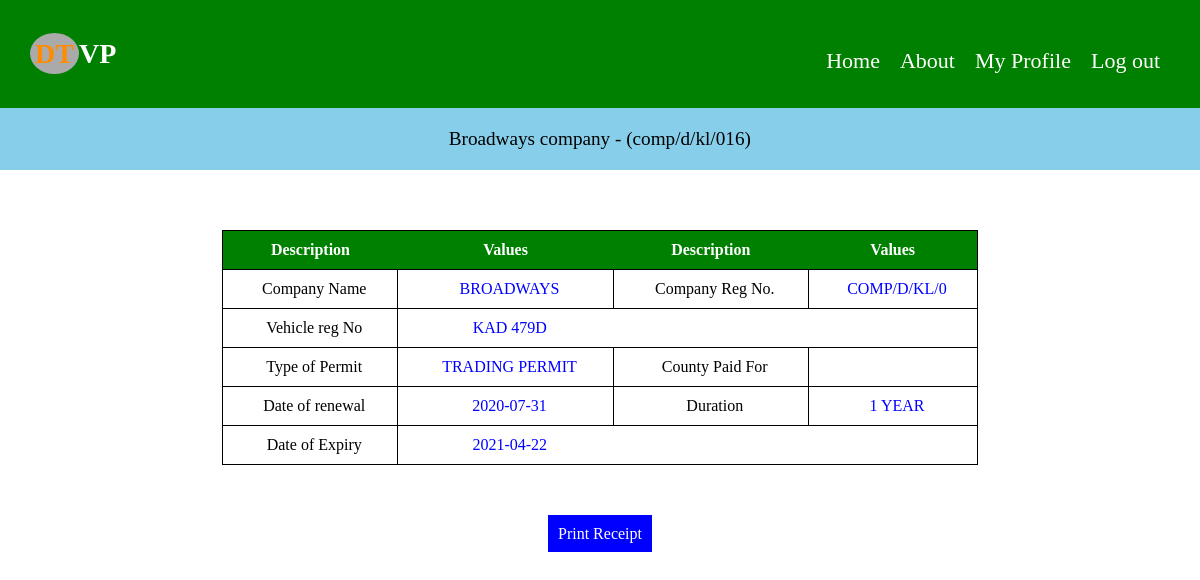
Page /trading-report.php (signed in) on the committed database.
### tables this page shows
CREATE TABLE `user` (
  `userID` int(11) NOT NULL,
  `comp_name` varchar(50) NOT NULL,
  `comp_reg` varchar(50) NOT NULL,
  `email` varchar(100) NOT NULL,
  `pass` varchar(20) NOT NULL,
  `cpass` varchar(20) NOT NULL
);

CREATE TABLE `vehicle_reg` (
  `v_id` int(11) NOT NULL,
  `comp_reg` varchar(11) NOT NULL,
  `plate_no` varchar(10) NOT NULL,
  `county` text NOT NULL,
  `status` varchar(50) NOT NULL,
  `date` date NOT NULL DEFAULT current_timestamp()
);

### session.php (called while the page is built, shortened)
<?php
	$id_sess = $_SESSION['comp_reg'];
?>

### trading-report.php (the view, shortened to what this page needs)
<?php
	include('main-header.php');
	include('name-bar.php');
?>
<?php
include('dbcon.php');
    $vehicle = mysqli_query($con, "select * from vehicle_reg");
    $num_rows = mysqli_num_rows($vehicle);
	 if ($num_rows>0) {
        while ($row = mysqli_fetch_assoc($vehicle)) {
            $reg = $row['comp_reg'];
            $plate = $row['plate_no'];
            $date = $row['date'];
            $endDate = date("Y-m-d", strtotime(date("Y-m-d", strtotime($date)). " 365 day"));
            $date = date("Y-m-d");
        }
    }
 ?>
 <?php
include('dbcon.php');
    $select = mysqli_query($con, "select comp_name from user where comp_reg = '$id_sess'");
    if (mysqli_num_rows($vehicle)>0) {
    	while ($r = mysqli_fetch_assoc($select)) {
    		$name = $r['comp_name'];
    	}
    }
 ?>
<div class="container" id="div-id-name" style="text-align: center;">
	<table class="table">
		<tr><th>Description</th><th>Values</th><th>Description</th><th>Values</th></tr>
		<tr><td>&nbsp;&nbsp;Company Name</td><td class="values">&nbsp;&nbsp;<?php echo $name; ?></td><td>&nbsp;&nbsp;Company Reg No.</td><td class="values">&nbsp;&nbsp;<?php echo $reg; ?></td></tr>
		<tr><td>&nbsp;&nbsp;Vehicle reg No</td><td class="values">&nbsp;&nbsp;<?php echo $plate; ?></td></tr>
		<tr><td>&nbsp;&nbsp;Type of Permit</td><td class="values">&nbsp;&nbsp;Trading Permit</td><td>&nbsp;&nbsp;County Paid For</td><td></td></tr>
		<tr><td>&nbsp;&nbsp;Date of renewal</td><td class="values">&nbsp;&nbsp;<?php echo $date; ?></td><td>&nbsp;&nbsp;Duration</td><td class="values">&nbsp;&nbsp;1 year</td></tr>
		<tr><td>&nbsp;&nbsp;Date of Expiry</td><td class="values">&nbsp;&nbsp;<?php echo $endDate; ?></td></tr>
	</table>
</div>
<center><a href="#" id="print" onclick="javascript:printlayer('div-id-name')" style="text-decoration:none;background:blue;color:white;padding:10px;">Print Receipt</a></center>

### name-bar.php (shortened to what this page needs)
<div class="namebar">
	<?php
	include('dbcon.php');
	    $pic_query = mysqli_query($con, "select * from user where comp_reg = '$id_sess'");
	    $row = mysqli_fetch_array($pic_query);
	    echo "<p style='color: black;'>".$row['comp_name']." company - (".$_SESSION['comp_reg'].")</p>";
	?>
</div>

### css/login.css (style rules this page uses)
body { padding: 0px; margin: 0px; }
.container { width: 90%; margin: 30px auto; text-align: center; padding: 10px; }

### css/mainstyle.css (style rules this page uses)
table { border-collapse: collapse; width: 60%; margin: 20px auto; }

### name-bar.php (style rules this page uses)
.namebar { background-color: skyblue; width: 99.8%; padding: 1px; font-size: 120%; text-align: center; }

### trading-report.php (style rules this page uses)
.table { width:70%; border: 1px solid black; border-collapse: collapse; }
.table tr th { padding: 10px; background: green; color: white; }
.table tr td { padding:10px; border-bottom: 1px solid black; border-left: 1px solid black; border-top: 1px solid black; }
.values { text-transform: uppercase; color: blue; }

### rows in the picture
user: comp_name "Broadways"
vehicle_reg: comp_reg "COMP/D/KL/0", plate_no "KAD 479D", date "2021-04-22"

### other values in the picture
$_SESSION['comp_reg'] "comp/d/kl/016"
$name "BROADWAYS"
$date "2020-07-31"
